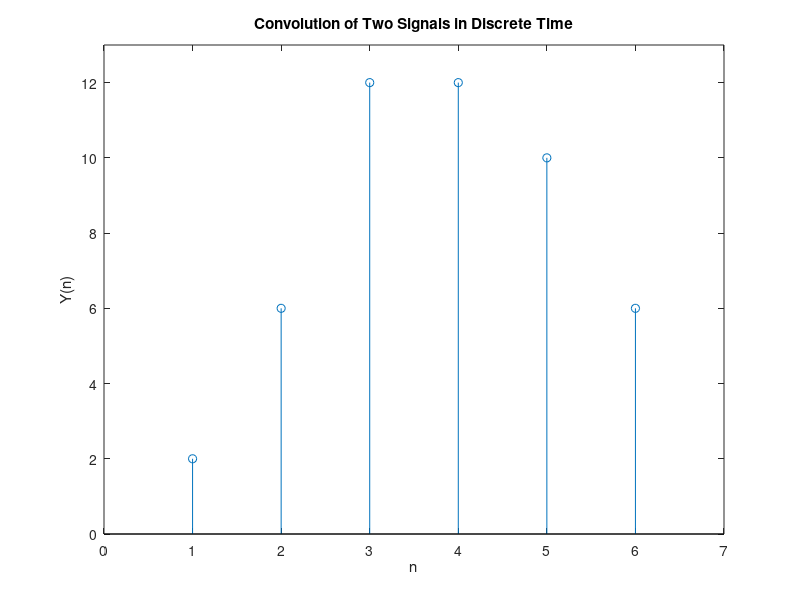
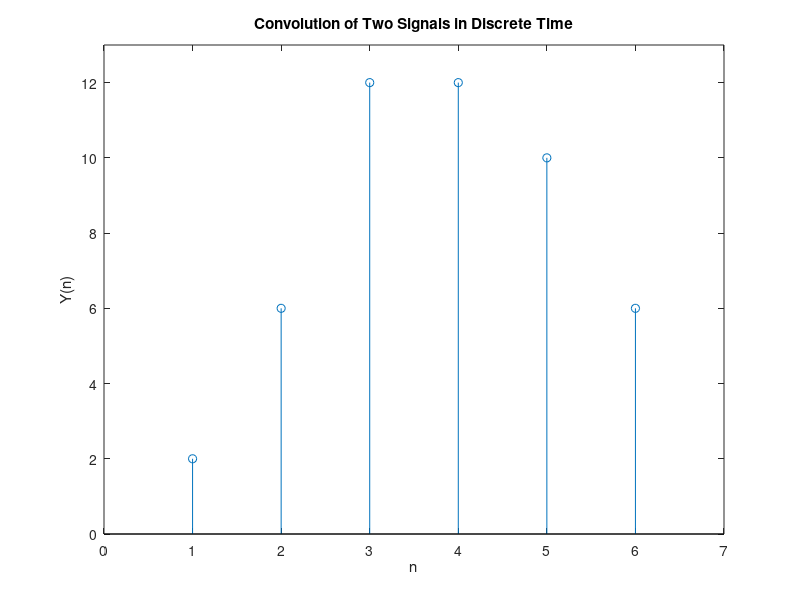

The MATLAB source for these figures, in order:
%% Convolution_Sum

clc
clear all
close all

%% Q1. Find convolution of h(t)*x(t) without using built-in function

x=[2,2,2,2];
h=[1,2,3];
a=length(x);
b=length(h);
n=a+b-1;
y=zeros(1,n);
l=1:n;
for i=0:n
    for k=0:n
        if((i-k+1)>0 && (i-k+1)<=b && (k+1)<=a)
            y(i+1)=y(i+1)+x(k+1).*h(i-k+1);
        else
        end
    end
end
fprintf('The value of y(n) is:');
disp(y);
figure('Name', 'Convolution without in-built function')
stem(l,y);
ylabel('Y(n)');
xlabel('n');
title('Convolution of Two Signals in Discrete Time');
axis([0 7 0 13])

%% Q2. Find convolution of h(t)*x(t) using built-in function

figure('Name', 'Convolution with in-built function')
ans=conv(x,h)
stem(l,ans)
ylabel('Y(n)');
xlabel('n');
title('Convolution of Two Signals in Discrete Time');
axis([0 7 0 13])

%% Conclusion

%{
    In this experiment, we have to find the convolution of h(t) and x(t).
    We have found out that by two ways i.e. firstly without using built-in
    function and secondly by using built-in function and we have got same
    graph in both the cases.
%}
